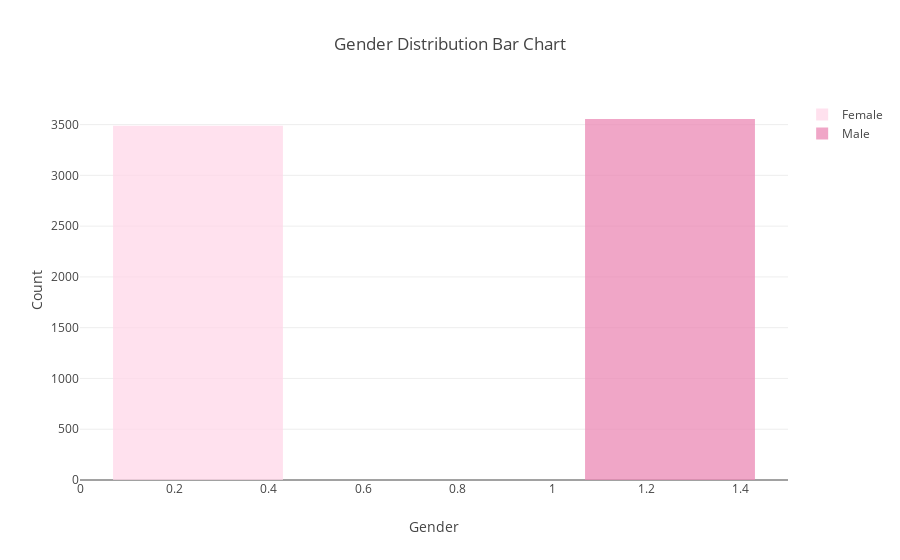

This figure's notebook cell:
### Markdown cell above
## <a >Gender Distribution by Bar Chart</a>

### Code cell
H = data.gender[data['gender']==0]
B = data.gender[data['gender']==1]


trace1 = go.Histogram(
    x= H,
    
    name='Female',
    xbins=dict(
        start=-4.0,
        end=3.0,
        size=0.5
    ),
    marker=dict(
        color='#FFD7E9',
    ),
    opacity=0.75
)
trace2 = go.Histogram(
    x= B,
    name='Male',
    xbins=dict(
        start=-3.0,
        end=4.0,
        size=0.5
    ),
    marker=dict(
        color='#EB89B5'
    ),
    opacity=0.75
)
da3 = [trace1, trace2]





#da3 = [go.Histogram(x=data['gender'])]
#py.iplot(da3, filename='Gender Distribution')

fig = go.Figure(da3, layout=layout)
py.iplot(fig, filename='Gender')

### Figure 1 — Plotly figure (JSON) as saved in the notebook; plotly's stock layout.template omitted (floating-point values rounded to 4 significant figures; data arrays with more than 128 entries replaced by an {"elided": "..."} marker saying what was removed)
{"data": [{"marker": {"color": "#FFD7E9"}, "name": "Female", "opacity": 0.75, "type": "histogram", "uid": "97cbe0d1-d320-4b65-8ab3-6ba87dc15e97", "x": {"elided": "3488 int values"}, "xbins": {"end": 3, "size": 0.5, "start": -4}}, {"marker": {"color": "#EB89B5"}, "name": "Male", "opacity": 0.75, "type": "histogram", "uid": "88f33262-4e81-4006-8a39-a9136df1fd00", "x": {"elided": "3555 int values"}, "xbins": {"end": 4, "size": 0.5, "start": -3}}], "layout": {"bargap": 0.2, "bargroupgap": 0.1, "title": {"text": "Gender Distribution Bar Chart"}, "xaxis": {"title": {"text": "Gender"}}, "yaxis": {"title": {"text": "Count"}}}}
